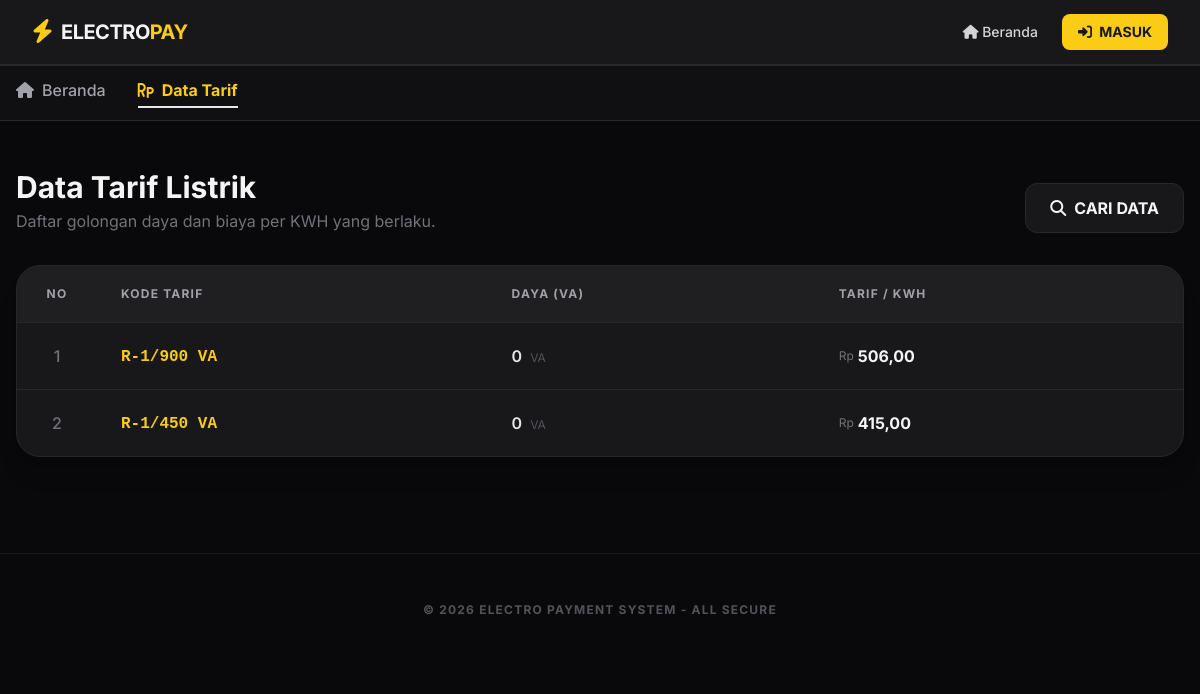
The page /data_tarif_user.php on the database as committed earlier.
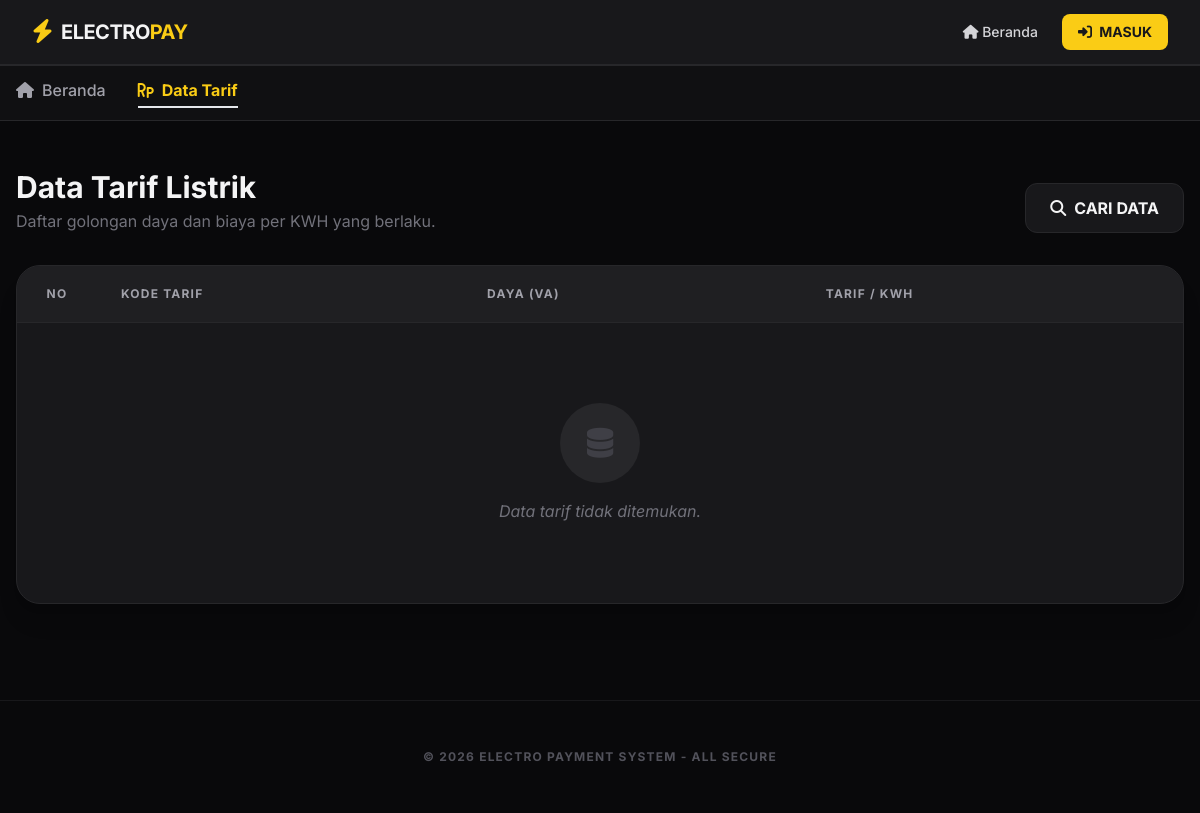
The same page on the database as committed later.
### tables this page shows
CREATE TABLE `payment_tarif` (
  `id` int(11) NOT NULL,
  `kodetarif` varchar(50) DEFAULT NULL,
  `daya` varchar(50) NOT NULL,
  `tarifperkwh` varchar(50) NOT NULL
);

### data_tarif_user.php (the view, shortened to what the changed rows need)
<?php
include 'koneksi.php';
$query = mysqli_query($koneksi, "SELECT * FROM payment_tarif ORDER BY id DESC") or die(mysqli_error($koneksi));
?>
<!DOCTYPE html>
<html lang="en">
<head>
    <script src="https://cdn.tailwindcss.com"></script>
    <link rel="stylesheet" href="https://cdnjs.cloudflare.com/ajax/libs/font-awesome/6.5.1/css/all.min.css" />
    <link href="https://cdnjs.cloudflare.com/ajax/libs/flowbite/2.3.0/flowbite.min.css" rel="stylesheet" />
</head>
<body class="bg-zinc-950 text-zinc-100">
    <main class="max-w-7xl mx-auto px-4 py-12">
        <div class="grid grid-cols-1 gap-8">
            <div class="flex flex-col md:flex-row md:items-end justify-between gap-4">
                <div>
                    <h2 class="text-3xl font-bold">Data Tarif Listrik</h2>
                </div>
            </div>
            <div class="bg-zinc-900 rounded-3xl border border-zinc-800 shadow-xl overflow-hidden">
                <div class="overflow-x-auto">
                    <table class="w-full text-left">
                        <thead>
                            <tr class="bg-zinc-800/50 text-zinc-400 text-xs uppercase tracking-widest border-b border-zinc-800">
                                <th class="px-6 py-5 font-bold text-center w-20">No</th>
                                <th class="px-6 py-5 font-bold">Kode Tarif</th>
                                <th class="px-6 py-5 font-bold">Daya (VA)</th>
                                <th class="px-6 py-5 font-bold">Tarif / KWH</th>
                            </tr>
                        </thead>
                        <tbody class="divide-y divide-zinc-800">
                            <?php
                                $no = 1;
                                while ($row = mysqli_fetch_array($query)) {
                            ?>
                            <tr class="hover:bg-zinc-800/20 transition-colors group">
                                <td class="px-6 py-5 text-center text-zinc-500 font-medium"><?php echo $no; ?></td>
                                <td class="px-6 py-5">
                                    <span class="text-yellow-brand font-mono font-bold"><?php echo $row['kodetarif']; ?></span>
                                </td>
                                <td class="px-6 py-5 text-zinc-200 font-semibold">
                                    <?php echo number_format($row['daya'], 0, ',', '.'); ?>
                                    <span class="text-zinc-600 text-xs font-normal ml-1 uppercase">VA</span>
                                </td>
                                <td class="px-6 py-5">
                                    <div class="flex items-center gap-1">
                                        <span class="text-zinc-500 text-xs font-normal">Rp</span>
                                        <span class="text-zinc-100 font-bold"><?php echo number_format($row['tarifperkwh'], 2, ',', '.'); ?></span>
                                    </div>
                                </td>
                            </tr>
                            <?php
                                $no++;
                                }
                            ?>
                        </tbody>
                    </table>
                </div>
                <?php if (mysqli_num_rows($query) == 0): ?>
                <div class="p-20 text-center">
                    <div class="w-20 h-20 bg-zinc-800 text-zinc-700 flex items-center justify-center rounded-full mx-auto mb-4 text-3xl">
                        <i class="fa-solid fa-database"></i>
                    </div>
                    <p class="text-zinc-500 italic">Data tarif tidak ditemukan.</p>
                </div>
                <?php endif; ?>
            </div>
        </div>
    </main>
</body>
</html>

Rows that differ between the two databases and show on the page:
removed payment_tarif: kodetarif "R-1/900 VA", daya "0", tarifperkwh "506,00"
removed payment_tarif: kodetarif "R-1/450 VA", daya "0", tarifperkwh "415,00"
Other text that changed with them:
text now shown: "Data tarif tidak ditemukan."
